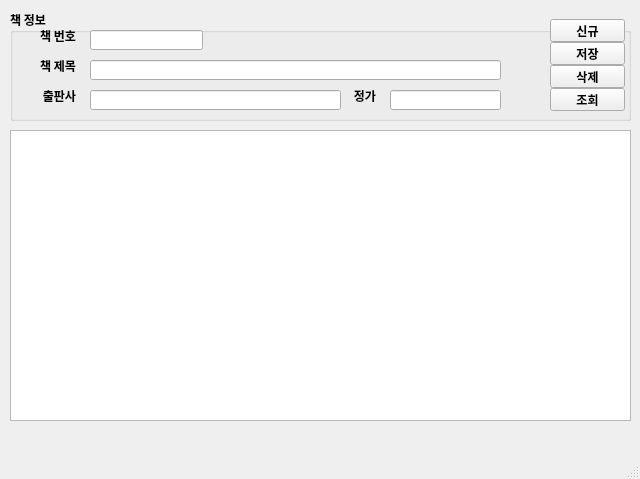
<?xml version="1.0" encoding="UTF-8"?>
<ui version="4.0">
 <class>MainWindow</class>
 <widget class="QMainWindow" name="MainWindow">
  <property name="geometry">
   <rect>
    <x>0</x>
    <y>0</y>
    <width>640</width>
    <height>479</height>
   </rect>
  </property>
  <property name="maximumSize">
   <size>
    <width>640</width>
    <height>480</height>
   </size>
  </property>
  <property name="font">
   <font>
    <family>나눔고딕</family>
    <weight>75</weight>
    <bold>true</bold>
   </font>
  </property>
  <property name="windowTitle">
   <string>마당 도서관리 v1.0</string>
  </property>
  <widget class="QWidget" name="centralwidget">
   <widget class="QGroupBox" name="groupBox">
    <property name="geometry">
     <rect>
      <x>10</x>
      <y>10</y>
      <width>621</width>
      <height>111</height>
     </rect>
    </property>
    <property name="title">
     <string>책 정보</string>
    </property>
    <widget class="QLabel" name="label">
     <property name="geometry">
      <rect>
       <x>10</x>
       <y>20</y>
       <width>56</width>
       <height>12</height>
      </rect>
     </property>
     <property name="text">
      <string>책 번호</string>
     </property>
     <property name="alignment">
      <set>Qt::AlignRight|Qt::AlignTrailing|Qt::AlignVCenter</set>
     </property>
    </widget>
    <widget class="QLineEdit" name="txtbookid">
     <property name="geometry">
      <rect>
       <x>80</x>
       <y>20</y>
       <width>113</width>
       <height>20</height>
      </rect>
     </property>
    </widget>
    <widget class="QPushButton" name="btnNew">
     <property name="geometry">
      <rect>
       <x>540</x>
       <y>9</y>
       <width>75</width>
       <height>23</height>
      </rect>
     </property>
     <property name="text">
      <string>신규</string>
     </property>
    </widget>
    <widget class="QPushButton" name="btnDel">
     <property name="geometry">
      <rect>
       <x>540</x>
       <y>55</y>
       <width>75</width>
       <height>23</height>
      </rect>
     </property>
     <property name="text">
      <string>삭제</string>
     </property>
    </widget>
    <widget class="QPushButton" name="btnSave">
     <property name="geometry">
      <rect>
       <x>540</x>
       <y>32</y>
       <width>75</width>
       <height>23</height>
      </rect>
     </property>
     <property name="text">
      <string>저장</string>
     </property>
    </widget>
    <widget class="QLineEdit" name="txtpublisher">
     <property name="geometry">
      <rect>
       <x>80</x>
       <y>80</y>
       <width>251</width>
       <height>20</height>
      </rect>
     </property>
    </widget>
    <widget class="QLineEdit" name="txtprice">
     <property name="geometry">
      <rect>
       <x>380</x>
       <y>80</y>
       <width>111</width>
       <height>20</height>
      </rect>
     </property>
    </widget>
    <widget class="QLabel" name="label_3">
     <property name="geometry">
      <rect>
       <x>310</x>
       <y>80</y>
       <width>56</width>
       <height>12</height>
      </rect>
     </property>
     <property name="text">
      <string>정가</string>
     </property>
     <property name="alignment">
      <set>Qt::AlignRight|Qt::AlignTrailing|Qt::AlignVCenter</set>
     </property>
    </widget>
    <widget class="QLabel" name="label_4">
     <property name="geometry">
      <rect>
       <x>10</x>
       <y>80</y>
       <width>56</width>
       <height>12</height>
      </rect>
     </property>
     <property name="text">
      <string>출판사</string>
     </property>
     <property name="alignment">
      <set>Qt::AlignRight|Qt::AlignTrailing|Qt::AlignVCenter</set>
     </property>
    </widget>
   </widget>
   <widget class="QTableWidget" name="tblBooks">
    <property name="geometry">
     <rect>
      <x>10</x>
      <y>130</y>
      <width>621</width>
      <height>291</height>
     </rect>
    </property>
   </widget>
   <widget class="QPushButton" name="btnReload">
    <property name="geometry">
     <rect>
      <x>550</x>
      <y>88</y>
      <width>75</width>
      <height>23</height>
     </rect>
    </property>
    <property name="text">
     <string>조회</string>
    </property>
   </widget>
   <widget class="QLineEdit" name="txtbookname">
    <property name="geometry">
     <rect>
      <x>90</x>
      <y>60</y>
      <width>411</width>
      <height>20</height>
     </rect>
    </property>
   </widget>
   <widget class="QLabel" name="label_2">
    <property name="geometry">
     <rect>
      <x>20</x>
      <y>60</y>
      <width>56</width>
      <height>12</height>
     </rect>
    </property>
    <property name="text">
     <string>책 제목</string>
    </property>
    <property name="alignment">
     <set>Qt::AlignRight|Qt::AlignTrailing|Qt::AlignVCenter</set>
    </property>
   </widget>
  </widget>
  <widget class="QMenuBar" name="menubar">
   <property name="geometry">
    <rect>
     <x>0</x>
     <y>0</y>
     <width>640</width>
     <height>20</height>
    </rect>
   </property>
  </widget>
  <widget class="QStatusBar" name="statusbar"/>
 </widget>
 <resources/>
 <connections/>
</ui>
